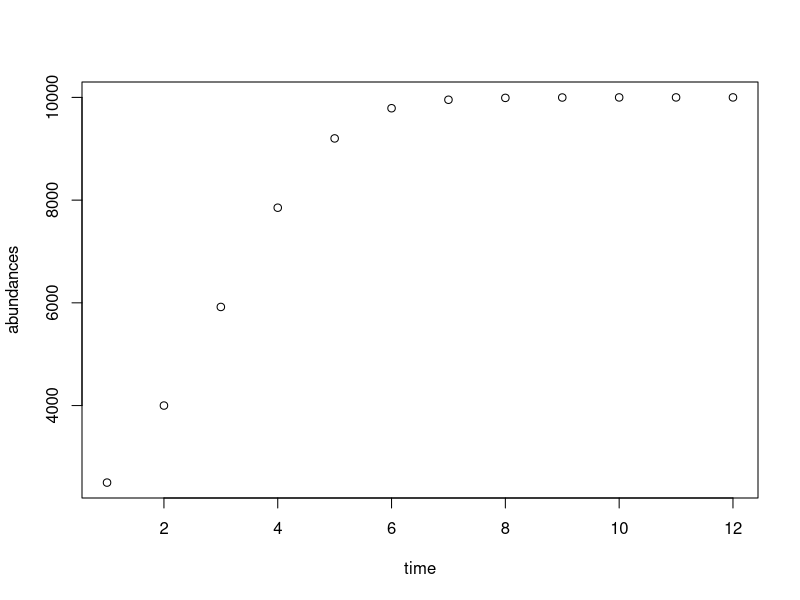

Here is the R script that generated this plot:
# Lab04
# Part I
# Step 1: write a for loop that prints the word "hi" ten times
for (i in 1:10) {
  print("hi")
}

#Step 2: Create a for loop for Tim's total amount of money for the next 8 weeks
# assign parameters
initial <- 10
change <- 5 - (2 * 1.34)
total <- rep(0,8)
for (i in 1:8) {
  total[i] <- initial + change
  initial <- total[i]
}


#Step 3: calculate population size for 7 years 
# assign parameters
initial_pop <- 2000
growth_rate <- .05
total_pop <- rep(0,7)
for (i in 1:7) {
  total_pop[i] <- initial_pop - (initial_pop * growth_rate)
  initial_pop <- total_pop[i]
}


#Step 4: predict the value of n[12] based on a logistic growth equation using a for loop
# when t = 1, 
k <- 10000
r <- 0.8
abundances <- rep(0,12)
abundances[1] <- 2500 #n[1]

for (i in 2:12) {
  abundances[i] <- abundances[i-1] + (r * abundances[i-1] * (k - abundances[i-1]) / k)
  
}

#the value of n[12]
abundances[12]


#Part II
#Step 5a: use rep command to make a vector of 18 zeros
rep(0, 18)

#Step 5b: create a for loop that will store 3 
#times the ith value of 'i' in the 'ith' spot of the vector above
vec <- rep(0, 18)
for (i in seq(1,18)) {
 vec[i] <- (3 * i) 
}

#Step 5c: make a new vector of zeros and make the first entry the value of 1
vec2 <- rep(0,18)
vec2[1] <- 1

#Step 5d: create a loop, starting at 2nd entry of vec2, position is = to 1+(2*previous entry)
for (i in 2:18) {
  vec2[i] <- 1 + (2 * vec2[i-1])
}

#Step 6: create a loop that makes vector of 1st 20 Fibonacci numbers
lengOfFibNum <- 20
fibnum <- numeric(lengOfFibNum)
fibnum[1] <- 0
fibnum[2] <- 1
for (i in 3:lengOfFibNum) { 
  fibnum[i] <- fibnum[i-1]+fibnum[i-2]
} 

#Step 7: Make a plot of the data from step 4
time <- seq(1,12)
#already stored the abundances in step 4
plot(time, abundances)
